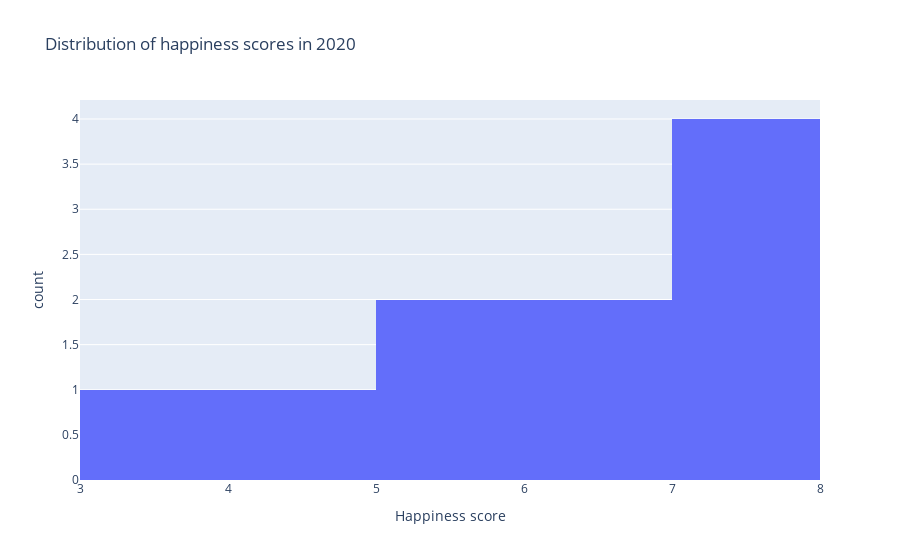
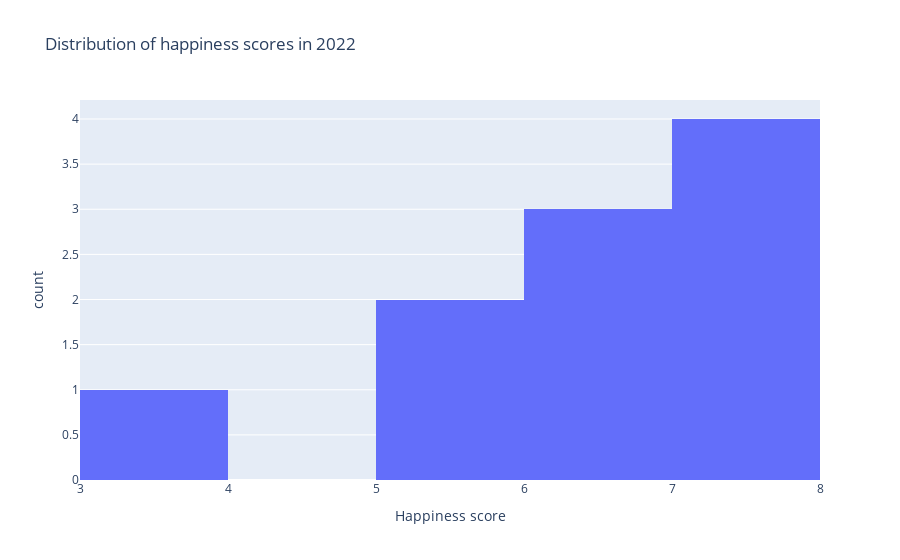

Notebook code for these charts, in order:
### Markdown cell above
## Perspective 2

**Overall happiness rates will decrease when the inflation gets higher and the social and health factors will play a bigger role in the happiness rates.** 
Economic well-being and happiness are positively correlated. By examining the relationship between inflation and happiness scores, we can observe that countries experiencing lower inflation rates tend to have higher happiness scores. This suggests that maintaining low inflation can contribute to the overall well-being and happiness of a population.


First, we will distribute all selected  countries into three categories based on their inflation rate: high, medium and low using the `.cut` function. With the cut function, we specify three equal-sized bins with all the different inflation rates to see the distribution of high, medium and low inflation. We will do the same with happiness scores.

### Code cell
original_data20 = px.histogram(happiness_2020, x='Happiness score', title='Distribution of happiness scores in 2020')
original_data22 = px.histogram(happiness_2022, x='Happiness score', title='Distribution of happiness scores in 2022')
original_data20.show()
original_data22.show()

### Figure 1 — Plotly figure (JSON) as saved in the notebook; plotly's stock layout.template omitted (floating-point values rounded to 4 significant figures)
{"data": [{"alignmentgroup": "True", "bingroup": "x", "hovertemplate": "Happiness score=%{x}<br>count=%{y}<extra></extra>", "legendgroup": "", "marker": {"color": "#636efa", "pattern": {"shape": ""}}, "name": "", "offsetgroup": "", "orientation": "v", "showlegend": false, "type": "histogram", "x": [7.56, 7.449, 7.3, 7.232, 6.406, 6.228, 5.911, 5.124, 4.814, 3.573], "xaxis": "x", "yaxis": "y"}], "layout": {"barmode": "relative", "legend": {"tracegroupgap": 0}, "title": {"text": "Distribution of happiness scores in 2020"}, "xaxis": {"anchor": "y", "domain": [0, 1], "title": {"text": "Happiness score"}}, "yaxis": {"anchor": "x", "domain": [0, 1], "title": {"text": "count"}}}}

### Figure 2 — Plotly figure (JSON) as saved in the notebook; plotly's stock layout.template omitted (floating-point values rounded to 4 significant figures)
{"data": [{"alignmentgroup": "True", "bingroup": "x", "hovertemplate": "Happiness score=%{x}<br>count=%{y}<extra></extra>", "legendgroup": "", "marker": {"color": "#636efa", "pattern": {"shape": ""}}, "name": "", "offsetgroup": "", "orientation": "v", "showlegend": false, "type": "histogram", "x": [7.512, 7.415, 7.2, 7.025, 6.523, 6.172, 6.016, 5.585, 5.194, 3.777], "xaxis": "x", "yaxis": "y"}], "layout": {"barmode": "relative", "legend": {"tracegroupgap": 0}, "title": {"text": "Distribution of happiness scores in 2022"}, "xaxis": {"anchor": "y", "domain": [0, 1], "title": {"text": "Happiness score"}}, "yaxis": {"anchor": "x", "domain": [0, 1], "title": {"text": "count"}}}}
